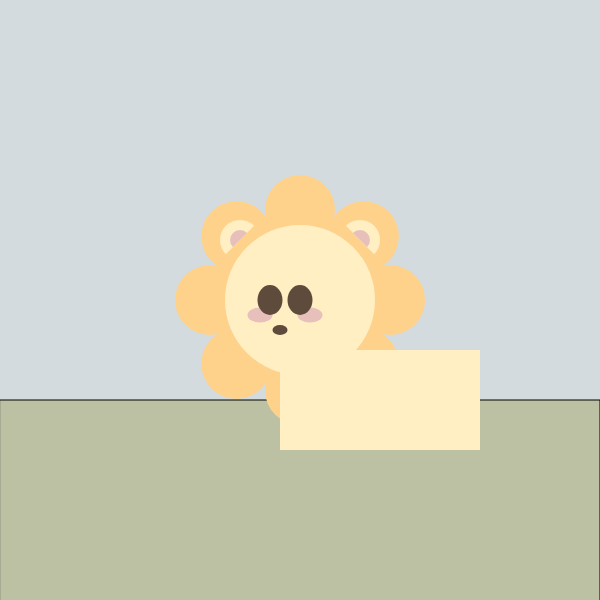
Frame 1 (no input)
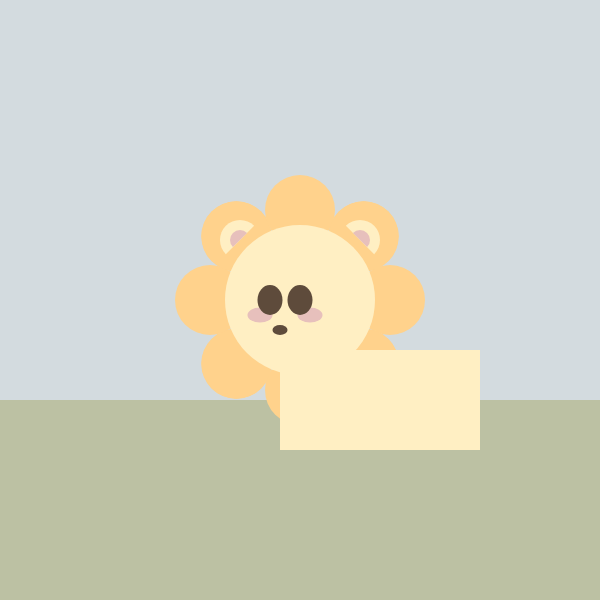
Frame 60 (no input)
Frame 120 (the mouse pressed at the canvas centre since frame 60): identical to frame 60, image omitted

The p5.js sketch that drew these frames (run headless with seeded random() and noise() and a simulated clock; from frame 60 on, the mouse is pressed at the canvas centre):

// p5.js sketch
// ── sketch.js
//Lion
function setup() {
    createCanvas(600, 600);
    angleMode(DEGREES); 
}

function draw() {
    // background
    background(211, 219, 223);

    fill(188, 193, 163);
    rect(0, 400, 600, 600);

    lion();   

    fill(255, 239, 195);
    rect(280, 350, 200, 100);
    
}

function lion(){
    let circleX = 300;
    let circleY = 300;
    let circleR = 90;
    let circleS = 70;

    // Mane Color 
    noStroke();
    fill(255, 210, 140);

    // Mane
    push();
    translate(circleX, circleY);
    for (let i = 0; i < 4; i++) {
        maneQuarter(circleR, circleS);
        rotate(90); 
    }
    pop();

    // Face
    fill(255, 239, 195);
    circle(circleX, circleY, 150);

    // blush 
    fill(231, 192, 188);
    ellipse(260,315,25, 15);

    fill(231, 192, 188);
    noStroke();
    ellipse(310,315,25, 15);

    // eye
    fill(94, 75, 59);
    ellipse(270,300,25, 30);

    fill(94, 75, 59);
    ellipse(300,300,25, 30);

    // mouth 
    fill(94, 75, 59);
    ellipse(280,330,15, 10);

    // ears
    let earIC = [231, 192, 188];
    let earOC = [255, 239, 195];

    ear(earOC[0], earOC[1], earOC[2], 240, 240, 135, 40);
    ear(earOC[0], earOC[1], earOC[2], 360, 240, 225, 40);

    ear(earIC[0], earIC[1], earIC[2], 240, 240, 135, 20);
    ear(earIC[0], earIC[1], earIC[2], 360, 240, 225, 20); 
}

function maneQuarter(circleR, circleS) {
  let startAngle = -45; 
  let endAngle = 45;
  let step = (endAngle - startAngle) / 2; 

  for (let i = 0; i < 3; i++) {
    let a = startAngle + step * i;
    let x = circleR * cos(a);
    let y = circleR * sin(a);
    circle(x, y, circleS);
  }
}

function ear(R, G, B, x, y, angle, size){
    push(); 
    translate(x, y);
    rotate(angle);          

    fill(R, G, B); 
    arc(0, 0, size, size, 0, 180);
    pop();
}
